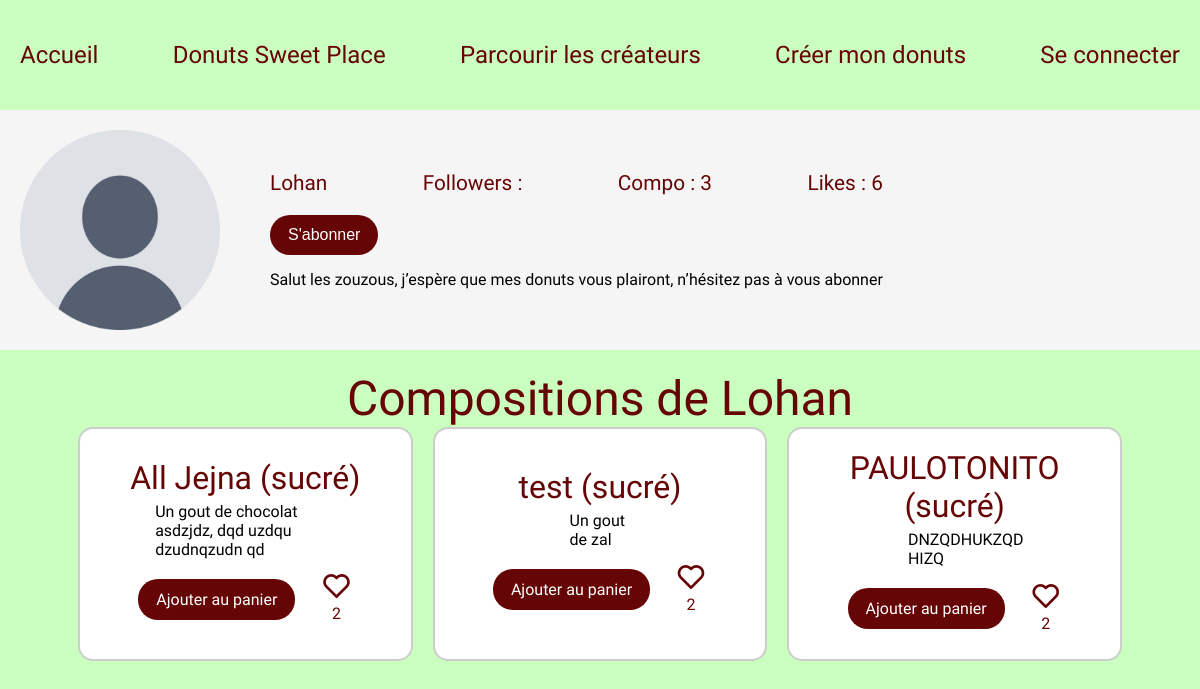
/profil.php?id=3, run on an earlier commit of the app's database.
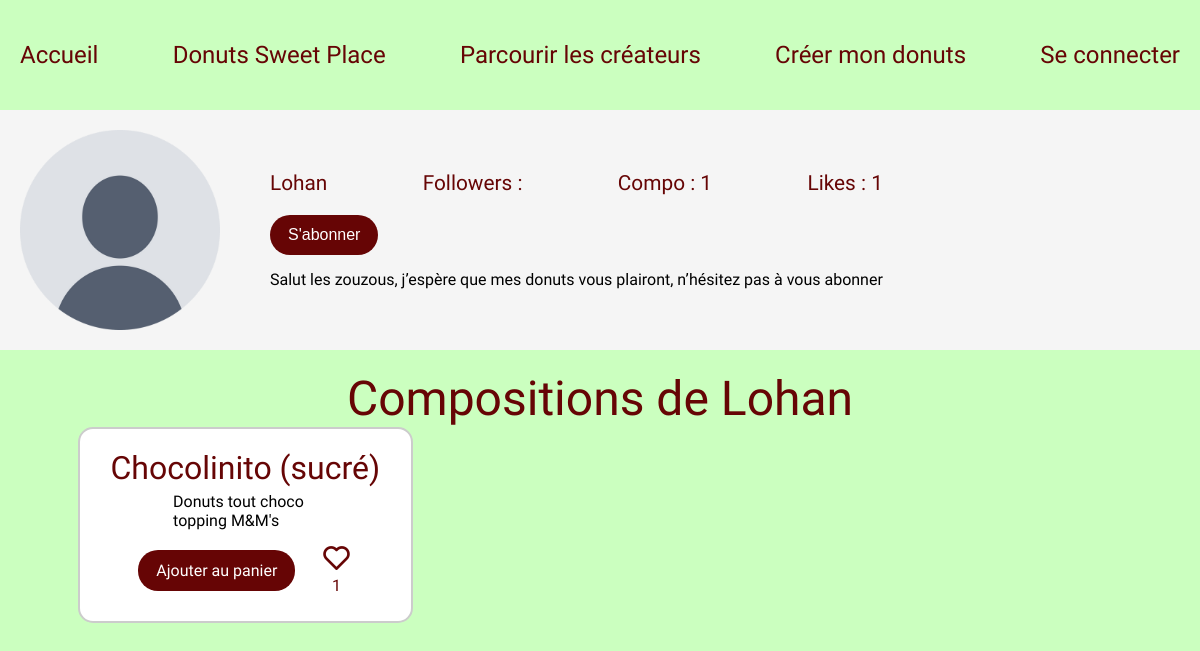
And on a later commit of the database.
### tables this page shows
CREATE TABLE IF NOT EXISTS `users` (
  `id_user` int NOT NULL AUTO_INCREMENT,
  `login` varchar(30) NOT NULL,
  `mdp` varchar(90) NOT NULL,
  `photo` text NOT NULL,
  `description` text NOT NULL,
  `admin` int NOT NULL,
  PRIMARY KEY (`id_user`)
);

CREATE TABLE IF NOT EXISTS `compositions_donuts` (
  `id_composition` int NOT NULL AUTO_INCREMENT,
  `donut_name` varchar(50) NOT NULL,
  `id_beignet` int NOT NULL,
  `id_fourrage` int NOT NULL,
  `id_glacage` int NOT NULL,
  `id_topping` int NOT NULL,
  `id_createur` int NOT NULL,
  `image` text NOT NULL,
  `description` text NOT NULL,
  `type` varchar(20) NOT NULL,
  PRIMARY KEY (`id_composition`),
  KEY `fk_beignet` (`id_beignet`),
  KEY `fk_createur` (`id_createur`),
  KEY `fk_fourrage` (`id_fourrage`),
  KEY `fk_glacage` (`id_glacage`),
  KEY `fk_topping` (`id_topping`)
);

### profil.php (the view, shortened to what this page needs)
<?php
require 'config.php';
$creator_id = (int) $_GET['id'];
$user_id = isset($_SESSION['id']) ? (int) $_SESSION['id'] : null;
$stmt_user = $pdo->prepare("SELECT * FROM users WHERE id_user = ?");
$stmt_user->execute([$creator_id]);
$user = $stmt_user->fetch(PDO::FETCH_ASSOC);
$is_following = false;
$sql_compo = "
    SELECT c.*, b.name_beignet, f.name_fourrage, g.name_glacage, t.name_topping,
           (SELECT COUNT(*) FROM fk_like l WHERE l.id_compositions_donuts = c.id_composition) AS nb_likes,
           EXISTS(
             SELECT 1 FROM fk_like l2
             WHERE l2.id_compositions_donuts = c.id_composition
               AND l2.id_users = :currentUser
           ) AS already_liked
    FROM compositions_donuts c
    LEFT JOIN beignets b ON c.id_beignet = b.id_beignet
    LEFT JOIN fourrages f ON c.id_fourrage = f.id_fourrage
    LEFT JOIN glacages g ON c.id_glacage = g.id_glacage
    LEFT JOIN topping t ON c.id_topping = t.id_topping
    WHERE c.id_createur = :creator
    ORDER BY c.id_composition DESC
";
$stmt_compo = $pdo->prepare($sql_compo);
$stmt_compo->execute([':currentUser' => $user_id ?? 0, ':creator' => $creator_id]);
$compositions = $stmt_compo->fetchAll(PDO::FETCH_ASSOC);
$stmt_likes = $pdo->prepare("
    SELECT COUNT(*) AS total_likes
    FROM fk_like l
    JOIN compositions_donuts c ON l.id_compositions_donuts = c.id_composition
    WHERE c.id_createur = ?
");
$stmt_likes->execute([$creator_id]);
$total_likes = (int)$stmt_likes->fetchColumn();
?>
<!DOCTYPE html>
<html lang="fr">
<head>
    <?php include 'css/links.php'; ?>
    <link rel="stylesheet" href="css/profil.css">
</head>
<body>
    <?php include 'header/header.php'; ?>
<div class="infoprofil">
    <img src="images/design/profil.webp" alt="photo profil">
    <div class="right">
        <div class="infos">
            <p><?= htmlspecialchars($user['login'], ENT_QUOTES) ?></p>
            <p>Followers : </p>
            <p>Compo : <?= count($compositions) ?></p>
            <p>Likes : <?= $total_likes ?></p>
        </div>
        <div class="btnprofil">
            <?php if ($user_id === $creator_id): ?>
                <button class="btn edit-profile">Modifier le profil</button>
            <?php else: ?>
                <button class="btn subscribe-btn <?= $is_following ? 'following' : '' ?>"
                        data-user="<?= $creator_id ?>">
                    <?= $is_following ? 'Abonné' : "S'abonner" ?>
                </button>
            <?php endif; ?>
        </div>
        <p>Salut les zouzous, j’espère que mes donuts vous plairont, n’hésitez pas à vous abonner</p>
    </div>
</div>
<div class='tendances'>
    <h2>Compositions de <?= htmlspecialchars($user['login'], ENT_QUOTES) ?></h2>
    <?php if (!empty($compositions)): ?>
        <div class="cards-container">
            <?php foreach ($compositions as $c): ?>
                <?php
                  $already = !empty($c['already_liked']) ? 1 : 0;
                  $nbLikes = isset($c['nb_likes']) ? (int)$c['nb_likes'] : 0;
                  $compId = isset($c['id_composition']) ? (int)$c['id_composition'] : 0;
                ?>
                <div class="card">
                    <h3><?= htmlspecialchars($c['donut_name'], ENT_QUOTES) ?> <?= $c['type'] ? '('.htmlspecialchars($c['type'], ENT_QUOTES).')' : '' ?></h3>
                    <?php if (!empty($c['image']) || !empty($c['description'])): ?>
                        <div class="content">
                            <?php if (!empty($c['description'])): ?>
                                <p class="compo"><?= nl2br(htmlspecialchars($c['description'], ENT_QUOTES)) ?></p>
                            <?php endif; ?>
                        </div>
                    <?php endif; ?>
                    <div class="interaction">
                        <a href="addpanier.php?id=<?= $compId ?>" class="btn">Ajouter au panier</a>
                        <div class="like">
                            <i class="btnlike bx <?= $already ? 'bxs-heart' : 'bx-heart' ?>"
                               data-id="<?= $compId ?>"
                               data-source="composition"
                               data-liked="<?= $already ? '1' : '0' ?>"></i>
                            <p class="nb_like"><?= $nbLikes ?></p>
                        </div>
                    </div>
                </div>
            <?php endforeach; ?>
        </div>
    <?php else: ?>
        <p>Aucune composition pour le moment.</p>
    <?php endif; ?>
</div>
</body>
</html>

### css/links.php (shortened to what this page needs)
<link rel="stylesheet" href="css/styles.css">
<link rel="stylesheet" href="css/header.css">
<link href='https://unpkg.com/boxicons@2.1.4/css/boxicons.min.css' rel='stylesheet'>

### header/header.php (shortened to what this page needs)
<header>
  <nav class="desk">
    <ul>
      <li><a href="index.php">Accueil</a></li>
      <li><a href="donuts_sweetplace.php">Donuts Sweet Place</a></li>
      <li><a href="parcourir.php">Parcourir les créateurs</a></li>
      <li><a href="creersondonuts.php">Créer mon donuts</a></li>
      <?php if (isset($_SESSION['id'])): ?>
        <li><a href="panier.php?id=<?php echo $_SESSION['id']; ?>"><i class="bx bxs-cart"></i></a></li>
        <li><a href="profil.php?id=<?php echo $_SESSION['id']; ?>"><i class="bx bxs-user-circle"></i></a></li>
        <li><a href="logout.php"><i class="bx bx-log-out"></i></a></li>
      <?php else: ?>
        <li><a href="connexion.php">Se connecter</a></li>
      <?php endif; ?>
    </ul>
  </nav>
</header>

### css/styles.css (style rules this page uses)
:root { --mainfont : "Modak", system-ui; --textfont :"Mada", sans-serif; --maincolor : #CBFFBF; --textcolor : #660505; }
*, *::after, *::before { box-sizing: border-box; }
body { margin: 0; padding: 0; background-color: var(--maincolor); font-family: var(--textfont); }
h1,h2 { font-family: var(--mainfont); color: var(--textcolor); font-weight: 400; margin: 0; font-size: 3rem; }
p { margin: 0; }
.tendances { padding: 20px; display: flex; flex-direction: column; }
h2 { margin: auto; }
h3 { font-family: var(--mainfont); font-weight: 400; color: var(--textcolor); font-size: 2rem; margin: 5px; }
.cards-container { display: grid; grid-template-columns: repeat(3, 1fr); gap: 20px; width: 90%; margin: 0 auto; }
.card { background-color: white; border: 2px solid #ccc; border-radius: 15px; padding: 15px; text-align: center; display: flex; flex-direction: column; align-items: center; justify-content: center; transition: 0.2s ease; }
.card .content, .card .interaction { display: flex; justify-content: center; align-items: center; }
.interaction { gap: 25px; }
i { font-size: 2rem; color: var(--textcolor); }
.nb_like { color: var(--textcolor); }
.card .content p { width: 60%; text-align: left; }
.btn { text-decoration: none; color: white; background-color: var(--textcolor); font-size: 1rem; padding: 8px 15px; border: 3px solid transparent; border-radius: 20px; margin-top: 20px; transition: 0.2s ease; margin-bottom: 15px; }

### css/header.css (style rules this page uses)
:root { --mainfont : "Modak", system-ui; --textfont :"Mada", sans-serif; --maincolor : #CBFFBF; --textcolor : #660505; }
header { display: flex; background-color: var(--maincolor); margin: 0; font-family: var(--mainfont); height: 110px; font-size: 1.5rem; color: var(--textcolor); padding-left: 20px; padding-right: 20px; }
.desk { width: 100%; display: flex; align-items: center; justify-content: center; }
header .desk ul { display: flex; justify-content: space-between; align-items: center; margin-left: 20px; margin-right: 20px; margin: 0; padding: 0px; width: 100%; }
header .desk ul { padding: 0px; }
header li { list-style: none; }
header .desk ul a { text-decoration: none; color: var(--textcolor); }

### css/profil.css (style rules this page uses)
:root { --mainfont : "Modak", system-ui; --textfont :"Mada", sans-serif; --maincolor : #CBFFBF; --textcolor : #660505; }
.infoprofil { background-color: whitesmoke; display: flex; align-items: center; padding: 20px; gap: 50px; }
.infoprofil img { height: 200px; }
.infos { display: flex; justify-content: space-between; font-size: 1.3rem; font-family: var(--mainfont); font-weight: 100; color: var(--textcolor); }
.btnprofil { display: flex; gap: 20px; }

What changed in the data, as far as the page shows it:
removed compositions_donuts: donut_name "All Jejna", type "sucré", description "Un gout de chocolat asdzjdz, dqd uzdqu dzudnqzudn qd", nbLikes "2"
removed compositions_donuts: donut_name "test", type "sucré", description "Un gout de zal", nbLikes "2"
changed compositions_donuts "sucré": donut_name "PAULOTONITO" → "Chocolinito"; description "DNZQDHUKZQD HIZQ" → "Donuts tout choco topping M&M's"; nbLikes "2" → "1"
Also different on the page:
count($compositions): "3" → "1"
$total_likes: "6" → "1"
